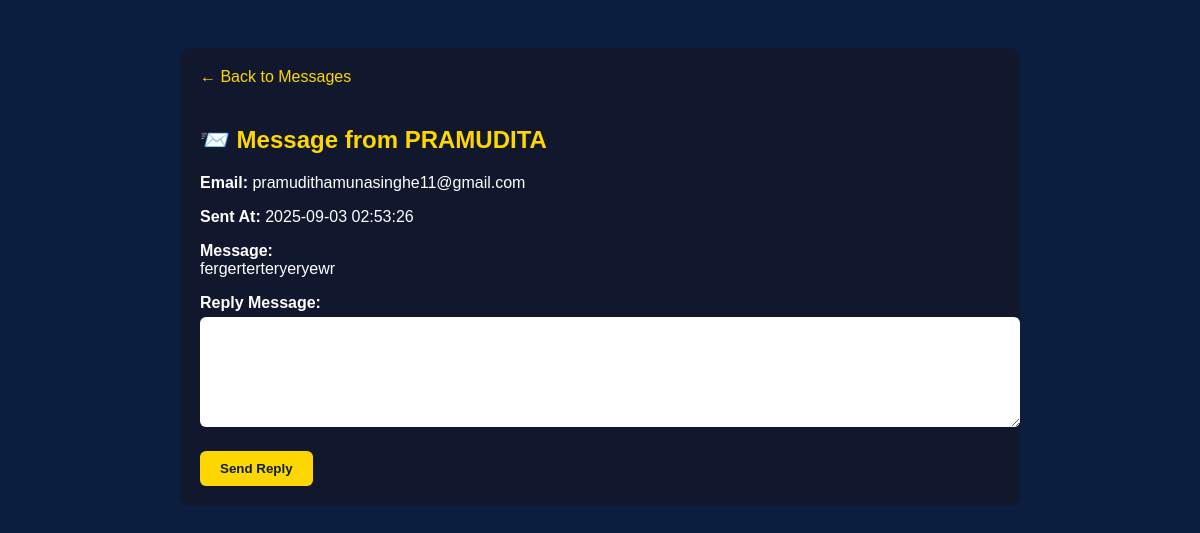
Page /admin/view_message.php?id=5 (signed in) on the committed database.
### tables this page shows
CREATE TABLE `messages` (
  `id` int(11) NOT NULL,
  `name` varchar(120) NOT NULL,
  `email` varchar(200) NOT NULL,
  `message` text NOT NULL,
  `created_at` timestamp NOT NULL DEFAULT current_timestamp(),
  `status` varchar(20) DEFAULT 'Pending',
  `reply` text DEFAULT NULL
);

### admin/view_message.php (the view, shortened to what this page needs)
<?php
require_once __DIR__.'/../db.php';
$id = (int)($_GET['id'] ?? 0);
$res = $mysqli->prepare("SELECT name, email, message, created_at FROM messages WHERE id = ?");
$res->bind_param("i", $id);
$res->execute();
$res->store_result();
$res->bind_result($name, $email, $message, $created_at);
?>
<!DOCTYPE html>
<html>
<head>
</head>
<body>
  <div class="container">
    <a href="messages.php" class="back">← Back to Messages</a>
    <h2>📨 Message from <?php echo htmlspecialchars($name); ?></h2>
    <p><strong>Email:</strong> <?php echo htmlspecialchars($email); ?></p>
    <p><strong>Sent At:</strong> <?php echo htmlspecialchars($created_at); ?></p>
    <p><strong>Message:</strong><br><?php echo nl2br(htmlspecialchars($message)); ?></p>
    <form method="post" action="send_reply.php">
      <label>Reply Message:</label>
      <textarea name="reply" rows="6" required></textarea>
      <button type="submit">Send Reply</button>
    </form>
  </div>
</body>
</html>

### admin/view_message.php (style rules this page uses)
body { font-family: 'Poppins', sans-serif; background: #0b1e3f; color: #fff; padding: 40px; }
.container { max-width: 800px; margin: auto; background: #11182e; padding: 20px; border-radius: 10px; }
h2 { color: #ffd700; }
label { font-weight: bold; display: block; margin-top: 15px; }
textarea, input { width: 100%; padding: 10px; margin-top: 5px; border-radius: 6px; border: none; }
button { background: #ffd700; color: #0b1e3f; padding: 10px 20px; border: none; border-radius: 6px; font-weight: bold; margin-top: 20px; cursor: pointer; }
a.back { color: #ffd700; text-decoration: none; display: inline-block; margin-bottom: 20px; }

### rows in the picture
messages: name "PRAMUDITA", email "pramudithamunasinghe11@gmail.com", created_at "2025-09-03 02:53:26", message "fergerterteryeryewr"
